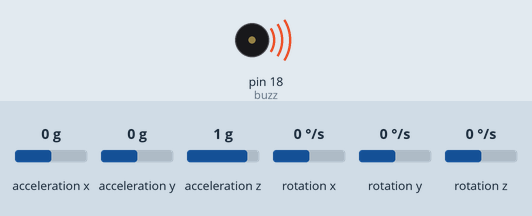
The program below on a simulated MicroPython board. On the bench: buzzer (waves = sounding, pin HIGH). The inputs (shaded band) are chosen by the test bench; at power-on: acceleration x 0 g, acceleration y 0 g, acceleration z 1 g, rotation x 0 °/s, rotation y 0 °/s, rotation z 0 °/s. Files the program writes start out absent; library files of the repository ran but are not shown: lsm6ds3.py; what the program prints to the serial console is not drawn.

Above: at 5.05 s.
At 6.0 s:
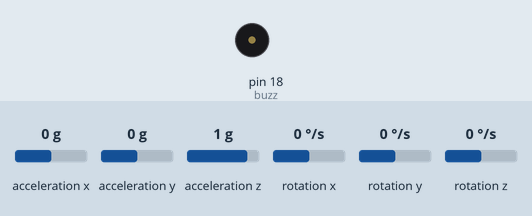
Timing chart, 0 to 11.7 s (numbered marks = the images above):
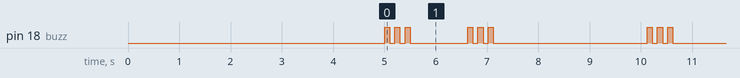

Measured:
- by itself, pin 18 (buzz): repeats every 5.1 s: 2 × (LOW 0.10 s, HIGH 0.10 s), LOW 1.1 s, 2 × (HIGH 0.10 s, LOW 0.10 s), HIGH 0.10 s, LOW 3.0 s, HIGH 0.10 s
- by itself, everything shown: repeats every 5.1 s, in 12 steps

The program:

data_collector_falling.py
```python
from machine import I2C, Pin
from lsm6ds3 import LSM6DS3, NORMAL_MODE_104HZ
import time

def buzz_beep():
    buzz = Pin(18, Pin.OUT)
    i=0
    while i<5:
        if buzz.value()==0:
            buzz.value(1)
            time.sleep(0.1)
        else:
            buzz.value(0)
            time.sleep(0.1)
        i=i+1
    buzz.value(0)

# Create the I2C instance and pass that to LSM6DS3
i2c = I2C(0, scl=17, sda=16)
sensor = LSM6DS3(i2c, mode=NORMAL_MODE_104HZ)

# delay before the recording starts
time.sleep(5)
#buzz_beep()
while True:
    #print("ax, ay, az, gx, gy, gz")
    timestamp = 0
    csv_file = open("data.csv", 'a')
    csv_file.write("timestamp, ax, ay, az, gx, gy, gz\n")

    buzz_beep()
    while True:

        ax, ay, az, gx, gy, gz = sensor.get_readings()
        print("{}, {}, {}, {}, {}, {}, {}".format(timestamp, ax, ay, az, gx, gy, gz))
        csv_file.write(f"{timestamp}, {ax}, {ay}, {az}, {gx}, {gy}, {gz}\n")
        timestamp = timestamp + 10
        time.sleep(0.01)
        if timestamp == 1000:
            break
    #csv_file.close()
    buzz_beep()
    csv_file.close()
    time.sleep(3)
```
